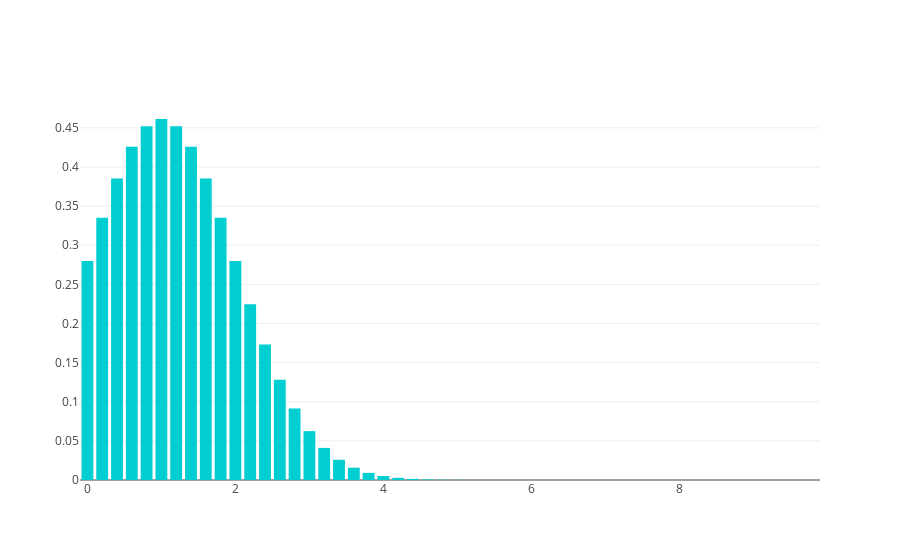

Source (notebook cell):
### Code cell
iplot(go.Figure(data=[ps1]))
